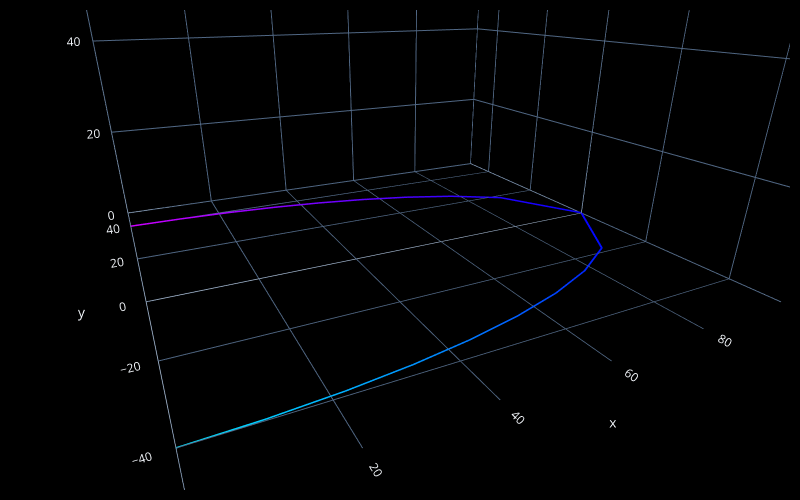

Source (notebook cell):
### Code cell
quill_rachis_perimeter_steps = fabulousfeathers.cartesian_ellipse_arcXY(fc.Point(x=0, y=0, z=0), 
                                                                        a=100, 
                                                                        b=40, 
                                                                        start_percentage=.5, 
                                                                        end_percentage=1.0,
                                                                        segments = 9,
                                                                        mirror=True,
                                                                       )
fc.transform(quill_rachis_perimeter_steps, 'plot', fc.PlotControls(color_type='print_sequence'))

### Figure 1 — Plotly figure (JSON) as saved in the notebook; plotly's stock layout.template omitted (floating-point values rounded to 4 significant figures)
{"data": [{"line": {"color": ["rgb(204.00, 0.00, 255.00)", "rgb(182.58, 0.00, 255.00)", "rgb(161.16, 0.00, 255.00)", "rgb(139.49, 0.00, 255.00)", "rgb(118.07, 0.00, 255.00)", "rgb(96.64, 0.00, 255.00)", "rgb(75.22, 0.00, 255.00)", "rgb(53.80, 0.00, 255.00)", "rgb(32.13, 0.00, 255.00)", "rgb(10.71, 0.00, 255.00)", "rgb(0.00, 13.51, 255.00)", "rgb(0.00, 40.29, 255.00)", "rgb(0.00, 67.06, 255.00)", "rgb(0.00, 93.84, 255.00)", "rgb(0.00, 120.87, 255.00)", "rgb(0.00, 147.64, 255.00)", "rgb(0.00, 174.42, 255.00)", "rgb(0.00, 201.20, 255.00)", "rgb(0.00, 228.22, 255.00)"], "width": 4}, "mode": "lines", "showlegend": false, "type": "scatter3d", "x": [0, 11.11, 22.22, 33.33, 44.44, 55.56, 66.67, 77.78, 88.89, 100, 88.89, 77.78, 66.67, 55.56, 44.44, 33.33, 22.22, 11.11, 0], "y": [40, 39.75, 39, 37.71, 35.83, 33.26, 29.81, 25.14, 18.32, 0, -18.32, -25.14, -29.81, -33.26, -35.83, -37.71, -39, -39.75, -40], "z": [0, 0, 0, 0, 0, 0, 0, 0, 0, 0, 0, 0, 0, 0, 0, 0, 0, 0, 0]}, {"marker": {"color": "red", "size": 2}, "mode": "markers", "showlegend": false, "type": "scatter3d", "x": [], "y": [], "z": []}], "layout": {"height": 500, "margin": {"b": 10, "l": 10, "pad": 4, "r": 10, "t": 10}, "paper_bgcolor": "black", "scene": {"aspectmode": "cube", "camera": {"center": {"x": 0, "y": 0, "z": -0.5}, "eye": {"x": -0.5, "y": -1, "z": 0}}, "xaxis": {"backgroundcolor": "black", "nticks": 10, "range": [-0.001, 100.0]}, "yaxis": {"backgroundcolor": "black", "nticks": 10, "range": [-50.0, 50.0]}, "zaxis": {"backgroundcolor": "black", "nticks": 10, "range": [0, 100.0]}}, "width": 800}}
